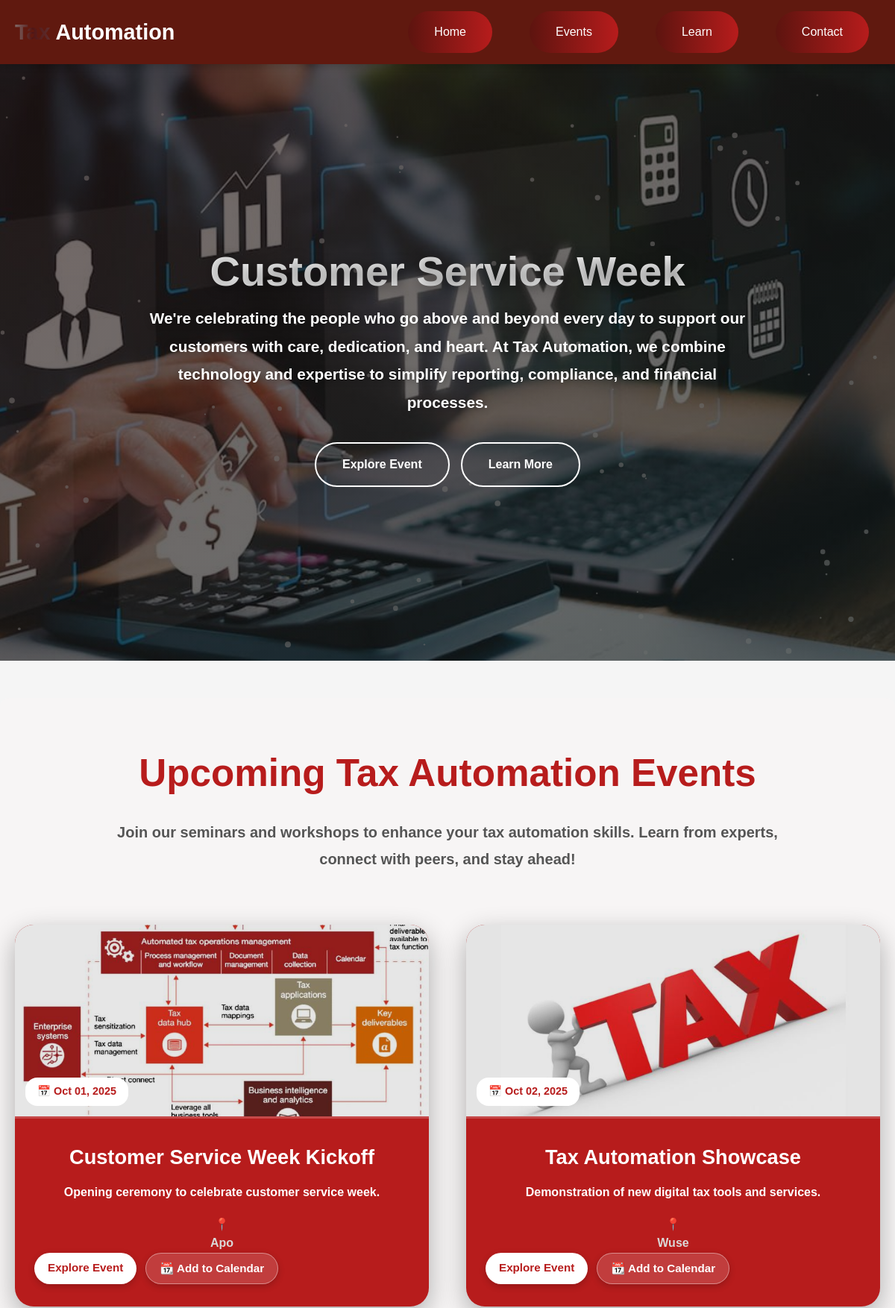
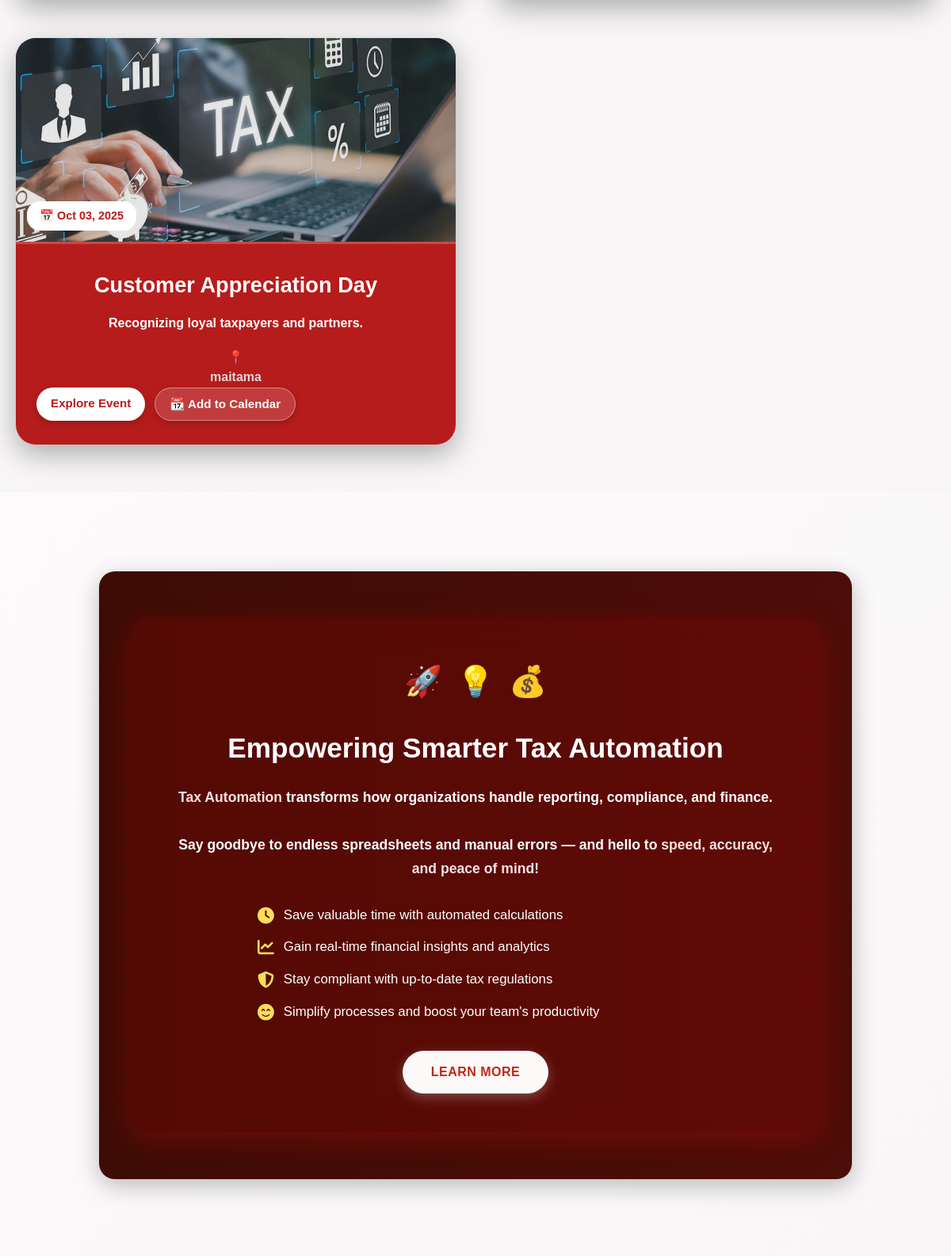
The page / (upper part) on the database its author committed (2 pictures, top to bottom).
### siteapp/models.py (models this page shows, shortened)
class Event(models.Model):
    title = models.CharField(max_length=200)
    description = models.TextField(blank=True, null=True)
    image = models.ImageField(upload_to='events/')
    date = models.DateField(blank=True, null=True)
    location = models.CharField(max_length=200, blank=True, null=True)  # <-- Add this field

### siteapp/views.py (the view)
# urls.py: path('', views.index, name='index'),                       # Homepage
def index(request):
    divisions = Division.objects.all()
    events = Event.objects.all()
    context = {
        'divisions': divisions,
        'events': events
    }
    return render(request, 'siteapp/index.html', context)

### siteapp/templates/siteapp/index.html (shortened to what this page needs)
{% extends 'siteapp/base.html' %} {% load static %} {% block title %}Home | Tax Automation{% endblock %} {% block content %} {% load static %}
<section class="hero-animated" style="background-image: url('{% static 'siteapp/images/tax12.jpg' %}');">
    <canvas id="hero-particles"></canvas>
    <div class="hero-overlay"></div>
    <div class="hero-content">
        <h1 class="hero-title fade-in">Customer Service Week</h1>
        <p class="hero-subtitle fade-in delay-1">
            We're celebrating the people who go above and beyond every day to support our customers with care, dedication, and heart. At
            <strong>Tax Automation</strong>, we combine technology and expertise to simplify reporting, compliance, and financial processes.
        </p>
        <div class="hero-buttons fade-in delay-2">
            <a href="#events" class="btn btn-outline">Explore Event</a>
            <a href="#learn" class="btn btn-outline">Learn More</a>
        </div>
    </div>
</section>
<section id="events" class="events-section">
    <div class="container">
        <h2 class="events-title">Upcoming Tax Automation Events</h2>
        <p class="events-subtitle">
            Join our seminars and workshops to enhance your tax automation skills. Learn from experts, connect with peers, and stay ahead!
        </p>
        <div class="events-grid">
            {% for event in events %}
            <div class="event-card">
                {% if event.image %}
                <div class="event-image">
                    <img src="{{ event.image.url }}" alt="{{ event.title }}" loading="lazy">
                    <div class="event-date">
                        📅 {{ event.date|date:"M d, Y" }}
                    </div>
                </div>
                {% endif %}
                <div class="event-content">
                    <h3>{{ event.title }}</h3>
                    <p>{{ event.description|truncatewords:35 }}</p>
                    {% if event.type %} 💼 {{ event.type|capfirst }} | {% endif %} 📍 <a href="https://www.google.com/maps/search/{{ event.location|urlencode }}" target="_blank">
    {{ event.location }}
</a>
                    <div class="event-actions">
                        <a href="{% url 'event_detail' event.id %}" class="event-btn">Explore Event</a>
                        <a href="https://calendar.google.com/calendar/render?action=TEMPLATE&text={{ event.title|urlencode }}&dates={{ event.date|date:'Ymd' }}/{{ event.date|date:'Ymd' }}&details={{ event.description|urlencode }}&location={{ event.location|urlencode }}" target="_blank"
                            class="add-calendar-btn">📆 Add to Calendar</a>
                    </div>
                </div>
            </div>
            {% empty %}
            <p class="no-events">No upcoming events at the moment. Check back soon!</p>
            {% endfor %}
        </div>
    </div>
</section>
<section class="fun-tax-section">
    <div class="fun-tax-container">
        <div class="fun-tax-desc">
            <div class="fun-tax-icons">
                <span class="icon">🚀</span>
                <span class="icon">💡</span>
                <span class="icon">💰</span>
            </div>
            <h2 class="fun-tax-title">Empowering Smarter Tax Automation</h2>
            <p class="video-description">
                <strong>Tax Automation</strong> transforms how organizations handle reporting, compliance, and finance.
                <br><br> Say goodbye to endless spreadsheets and manual errors — and hello to
                <strong>speed, accuracy, and peace of mind!</strong>
            </p>
            <ul class="fun-tax-benefits">
                <li><i class="fas fa-clock"></i> Save valuable time with automated calculations</li>
                <li><i class="fas fa-chart-line"></i> Gain real-time financial insights and analytics</li>
                <li><i class="fas fa-shield-alt"></i> Stay compliant with up-to-date tax regulations</li>
                <li><i class="fas fa-smile-beam"></i> Simplify processes and boost your team's productivity</li>
            </ul>
            <a href="#learn" class="fun-tax-btn">Learn More</a>
        </div>
    </div>
</section>
<script>
    const canvas = document.getElementById('hero-particles');
    const ctx = canvas.getContext('2d');
    canvas.width = window.innerWidth;
    canvas.height = window.innerHeight;
    // Particle setup
    const particles = [];
    for (let i = 0; i < 80; i++) {
        particles.push({
            x: Math.random() * canvas.width,
            y: Math.random() * canvas.height,
            r: Math.random() * 3 + 1,
            dx: (Math.random() - 0.5) / 2,
            dy: (Math.random() - 0.5) / 2
        });
    }
    // Particle animation
    function animate() {
        ctx.clearRect(0, 0, canvas.width, canvas.height);
        particles.forEach(p => {
            ctx.beginPath();
            ctx.arc(p.x, p.y, p.r, 0, Math.PI * 2);
            ctx.fillStyle = 'rgba(255,255,255,0.6)';
            ctx.fill();
            p.x += p.dx;
            p.y += p.dy;
            if (p.x < 0 || p.x > canvas.width) p.dx *= -1;
            if (p.y < 0 || p.y > canvas.height) p.dy *= -1;
        });
        requestAnimationFrame(animate);
    }
    animate();
    // Scroll effect
    const heroContent = document.querySelector('.hero-content');
    const heroTitle = document.querySelector('.hero-title');
    const heroSubtitle = document.querySelector('.hero-subtitle');
    const heroButtons = document.querySelector('.hero-buttons');
    window.addEventListener('scroll', () => {
        const scrollY = window.scrollY;
        // Move particles faster on scroll
        particles.forEach(p => {
            p.x += (scrollY / 1000) * p.dx;
            p.y += (scrollY / 1000) * p.dy;
        });
        // Parallax text effect
        heroTitle.style.transform = `translateY(${scrollY * 0.3}px)`;
        heroSubtitle.style.transform = `translateY(${scrollY * 0.2}px)`;
        heroButtons.style.transform = `translateY(${scrollY * 0.15}px)`;
    });
    // Resize
    window.addEventListener('resize', () => {
        canvas.width = window.innerWidth;
        canvas.height = window.innerHeight;
    });
</script>
<script>
    const canvas = document.getElementById('learn-particles');
    const ctx = canvas.getContext('2d');
    function resizeCanvas() {
        canvas.width = window.innerWidth;
        canvas.height = document.querySelector('.learn-section').offsetHeight;
    }
    resizeCanvas();
    const particles = [];
    for (let i = 0; i < 60; i++) {
        particles.push({
            x: Math.random() * canvas.width,
            y: Math.random() * canvas.height,
            r: Math.random() * 2 + 1,
            dx: (Math.random() - 0.5) / 2,
            dy: (Math.random() - 0.5) / 2
        });
    }
    // Animate particles
    function animateParticles() {
        ctx.clearRect(0, 0, canvas.width, canvas.height);
        particles.forEach(p => {
            ctx.beginPath();
            ctx.arc(p.x, p.y, p.r, 0, Math.PI * 2);
            ctx.fillStyle = 'rgba(255, 255, 255, 0.15)';
            ctx.fill();
            p.x += p.dx;
            p.y += p.dy;
            if (p.x < 0 || p.x > canvas.width) p.dx *= -1;
            if (p.y < 0 || p.y > canvas.height) p.dy *= -1;
        });
        requestAnimationFrame(animateParticles);
    }
    animateParticles();
    // Scroll interactivity: particles move faster
    window.addEventListener('scroll', () => {
        const scrollY = window.scrollY;
        particles.forEach(p => {
            p.x += (scrollY / 2000) * p.dx;
            p.y += (scrollY / 2000) * p.dy;
        });
    });
    // Resize
    window.addEventListener('resize', resizeCanvas);
</script>
{% endblock %}

### rows shown on the page
Event: image (picture), date "Oct 01, 2025", title "Customer Service Week Kickoff", description "Opening ceremony to celebrate customer service week.", location "Apo"
Event: image (picture), date "Oct 02, 2025", title "Tax Automation Showcase", description "Demonstration of new digital tax tools and services.", location "Wuse"
Event: image (picture), date "Oct 03, 2025", title "Customer Appreciation Day", description "Recognizing loyal taxpayers and partners.", location "maitama"
